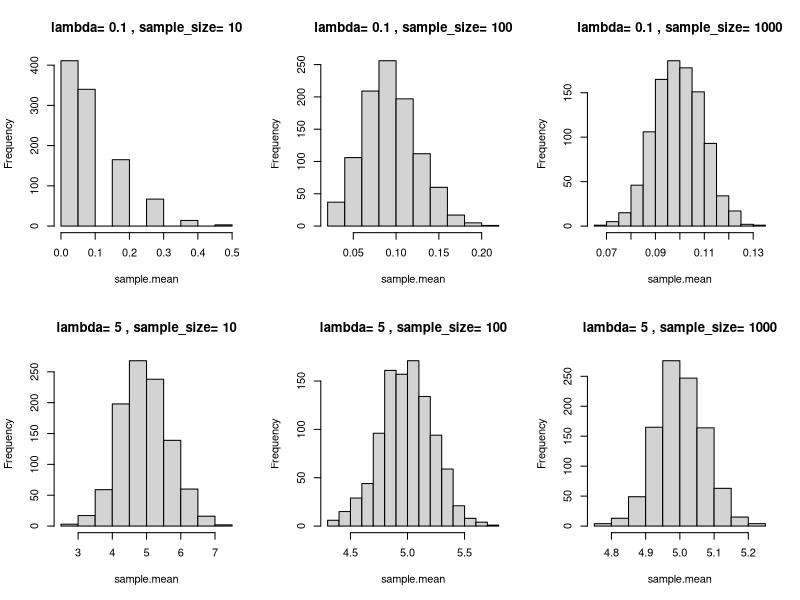

Recreate this plot in R.
#
# Explore the Central Limit Theorem.
# The Central Limit Theorem: This states that if you 1) sample n times from 
# a distribution, 2) calculate the mean, and 3) repeat that 1000 or so times, 
# the collection of your estimates of the mean will become more normally 
# distributed as the sample size n increases. This is true regardless of the 
# shape of the distribution from which you are sampling.
#

pdf("central_limit_theorem.pdf", width=7, height=5)
par(mfrow=c(2,3))

for (lambda_ in c(0.1, 5)) {
  for (n_ in c(10, 100, 1000)) {
    sample.mean <- vector(length = 1000)
    for (i in 1:1000) {
      sample.mean[i] <- mean(rpois(n = n_, lambda = lambda_))
    }
    hist(sample.mean, main = paste("lambda=", lambda_,", sample_size=", n_))
  }
}

dev.off()
